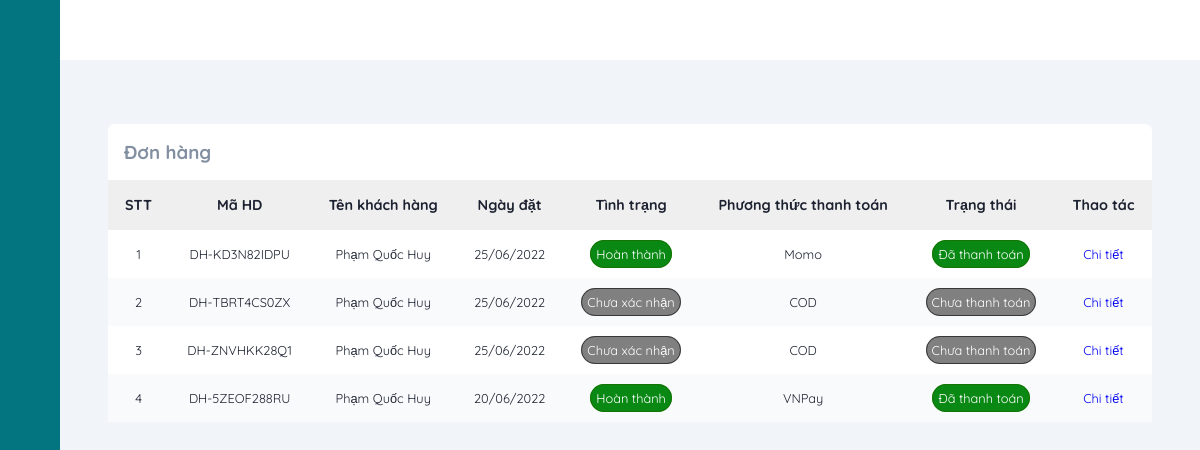
/orderManage (signed in), run on the app's committed database.
### tables this page shows
CREATE TABLE `orders` (
  `id` varchar(50) NOT NULL,
  `userId` int(11) NOT NULL,
  `createdDate` date NOT NULL,
  `receivedDate` date DEFAULT NULL,
  `status` varchar(20) NOT NULL,
  `paymentStatus` tinyint(1) NOT NULL,
  `paymentMethod` varchar(10) NOT NULL,
  `payDate` datetime DEFAULT NULL,
  `total` decimal(10,0) NOT NULL,
  `discount` int(11) DEFAULT NULL
);

CREATE TABLE `users` (
  `id` int(11) NOT NULL,
  `fullName` varchar(255) NOT NULL,
  `email` varchar(255) NOT NULL,
  `dob` date NOT NULL,
  `address` varchar(500) NOT NULL,
  `password` varchar(255) NOT NULL,
  `roleId` int(11) NOT NULL,
  `status` tinyint(1) NOT NULL,
  `captcha` varchar(50) NOT NULL,
  `isConfirmed` tinyint(4) NOT NULL DEFAULT 0,
  `phone` varchar(10) NOT NULL,
  `provinceId` varchar(5) NOT NULL,
  `districtId` varchar(5) NOT NULL,
  `wardId` varchar(5) NOT NULL
);

### mvc/core/ControllerBase.php (called while the page is built, shortened)
<?php
class ControllerBase{
    public function view($view, $data=[]){
        require_once "./mvc/views/".$view.".php";
    }
}
?>

### mvc/controllers/OrderManage.php (called while the page is built, shortened)
<?php
class orderManage extends ControllerBase
{
    public function Index()
    {
        $order = $this->model("orderModel");
        $result = $order->getAll();
        $orderList = $result->fetch_all(MYSQLI_ASSOC);
        $this->view("admin/order", [
            "headTitle" => "Quản lý đơn đặt hàng",
            "orderList" => $orderList
        ]);
    }
}

### mvc/core/App.php (called while the page is built, shortened)
<?php
class App
{
    protected $action = "Index";
    function __construct()
    {
        $arr = $this->UrlProcess();
        if (file_exists("./mvc/controllers/" . $arr[0] . ".php")) {
            unset($arr[0]);
        }
        $this->controller = new $this->controller;
        $this->params = $arr ? array_values($arr) : [];
        array_push($this->params, $_GET);
        call_user_func_array([$this->controller, $this->action], $this->params);
    }
    function UrlProcess()
    {
        if (isset($_GET["url"])) {
            return explode("/", filter_var(trim($_GET["url"], "/")));
        }
    }
}

### index.php (called while the page is built, shortened)
<?php
$myApp = new App();
?>

### mvc/core/DB.php (called while the page is built, shortened)
<?php
class DB{
    private static $instance = null;
    protected $servername = "localhost";
    protected $username = "root";
    protected $password = "";
    private function __construct(){
        $this->con = mysqli_connect($this->servername, $this->username, $this->password);
    }
    public static function getInstance()
    {
      if(!self::$instance)
      {
        self::$instance = new DB();
      }
      return self::$instance;
    }
}
?>

### mvc/models/OrderModel.php (called while the page is built, shortened)
<?php
class orderModel
{
    private static $instance = null;
    public static function getInstance()
    {
        if (!self::$instance) {
            self::$instance = new orderModel();
        }
        return self::$instance;
    }
    public function getAll()
    {
        $db = DB::getInstance();
        $sql = "SELECT o.id as orderId, o.createdDate, o.receivedDate, o.status, o.paymentStatus, o.paymentMethod, o.payDate, o.total, o.discount, u.id as userId, u.fullName FROM orders o JOIN users u ON o.userId = u.id ORDER BY o.createdDate DESC";
        $result = mysqli_query($db->con, $sql);
        return $result;
    }
}

### mvc/views/admin/order.php (the view)
<?php require APP_ROOT . '/views/admin/inc/head.php'; ?>
<body>
    <?php require APP_ROOT . '/views/admin/inc/sidebar.php'; ?>
    <div class="main-content">
        <main>
            <section class="recent">
                <div class="activity-grid">
                    <div class="activity-card">
                        <h3>Đơn hàng</h3>
                        <div class="table-responsive">
                            <table>
                                <thead>
                                    <tr>
                                        <th>STT</th>
                                        <th>Mã HD</th>
                                        <th>Tên khách hàng</th>
                                        <th>Ngày đặt</th>
                                        <th>Tình trạng</th>
                                        <th>Phương thức thanh toán</th>
                                        <th>Trạng thái</th>
                                        <th>Thao tác</th>
                                    </tr>
                                </thead>
                                <tbody>
                                    <?php
                                    $count = 0;
                                    foreach ($data['orderList'] as $key => $value) {
                                    ?>
                                        <tr>
                                            <td><?= ++$count ?></td>
                                            <td><?= $value['orderId'] ?></td>
                                            <td><?= $value['fullName'] ?></td>
                                            <td><?= date("d/m/Y", strtotime($value['createdDate'])) ?></td>
                                            <?php
                                            if ($value['status'] == "processing") { ?>
                                                <td><span class="gray">Chưa xác nhận</span></td>
                                            <?php  } else if ($value['status'] == "processed") { ?>
                                                <td><span class="blue">Đã xác nhận</span></td>
                                            <?php } else if ($value['status'] == "delivery") { ?>
                                                <td><span class="yellow">Đang giao hàng</span></td>
                                            <?php } else if ($value['status'] == "cancel"){ ?>
                                                <td><span class="gray">Đã hủy</span></td>
                                            <?php } else if ($value['status'] == "received"){ ?>
                                                <td><span class="active">Hoàn thành</span></td>
                                            <?php } else{ ?>
                                                <td><span class="gray">...</span></td>
                                            <?php }
                                            ?>
                                            <td><?= $value['paymentMethod'] ?></td>
                                            <?php
                                            if ($value['paymentStatus']) { ?>
                                                <td><span class="active">Đã thanh toán</span></td>
                                            <?php } else { ?>
                                                <td><span class="gray">Chưa thanh toán</span></td>
                                            <?php }
                                            ?>
                                            <td><a href="<?= URL_ROOT . '/orderManage/detail/' . $value['orderId'] ?>">Chi tiết</a></td>
                                        </tr>
                                    <?php }
                                    ?>
                                </tbody>
                            </table>
                        </div>
                    </div>
                </div>
            </section>
        </main>
    </div>
</body>
</html>

### public/css/admin.css (style rules this page uses)
:root { --main-color: #027581; --color-dark: #1D2231; --text-grey: #8390A2; }
* { font-family: 'Quicksand', sans-serif; margin: 0; padding: 0; text-decoration: none; list-style-type: none; box-sizing: border-box; }
.main-content { position: relative; margin-left: 240px; transition: margin-left 500ms; }
main { margin-top: 60px; background: #f1f5f9; min-height: 90vh; padding: 1rem 3rem; }
.recent { margin-top: 3rem; margin-bottom: 3rem; }
.activity-grid { display: grid; grid-template-columns: 100% 25%; grid-column-gap: 1.5rem; }
.activity-card, .summary-card, .bday-card { background: #fff; border-radius: 7px; }
.activity-card h3 { color: var(--text-grey); margin: 1rem; }
.activity-card table { width: 100%; border-collapse: collapse; }
.activity-card thead { background: #efefef; text-align: left; }
th, td { font-size: .9rem; padding: 1rem 1rem; color: var(--color-dark); text-align: center; }
td { font-size: .8rem; }
tbody tr:nth-child(even) { background: #f9fafc; }
.table-responsive { overflow-x: auto; }
@media only screen and (max-width: 1200px) { .main-content { margin-left: 60px; } }
.active { background: rgb(9, 136, 20); color: #fff; border: 1px solid rgb(23, 116, 4); padding: 5px; border-radius: 20px; }
.gray { background: gray; color: #fff; border: 1px solid rgb(56, 56, 56); padding: 5px; border-radius: 20px; }

### data on the page
orders: id "DH-KD3N82IDPU", userId.fullName "Phạm Quốc Huy", createdDate "25/06/2022", status "Hoàn thành", paymentMethod "Momo", paymentStatus "Đã thanh toán"
orders: id "DH-TBRT4CS0ZX", userId.fullName "Phạm Quốc Huy", createdDate "25/06/2022", status "Chưa xác nhận", paymentMethod "COD", paymentStatus "Chưa thanh toán"
orders: id "DH-ZNVHKK28Q1", userId.fullName "Phạm Quốc Huy", createdDate "25/06/2022", status "Chưa xác nhận", paymentMethod "COD", paymentStatus "Chưa thanh toán"
orders: id "DH-5ZEOF288RU", userId.fullName "Phạm Quốc Huy", createdDate "20/06/2022", status "Hoàn thành", paymentMethod "VNPay", paymentStatus "Đã thanh toán"
